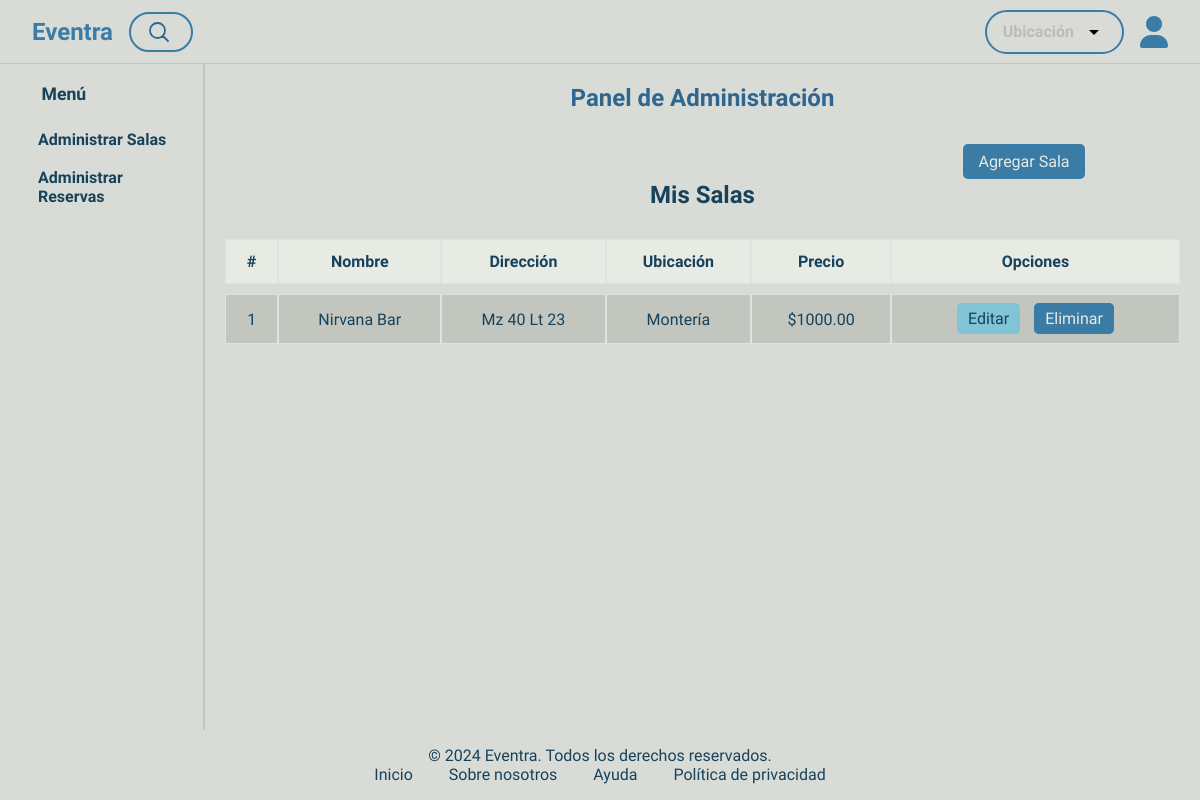
Before: /dashboard/ (signed in) with the older database file.
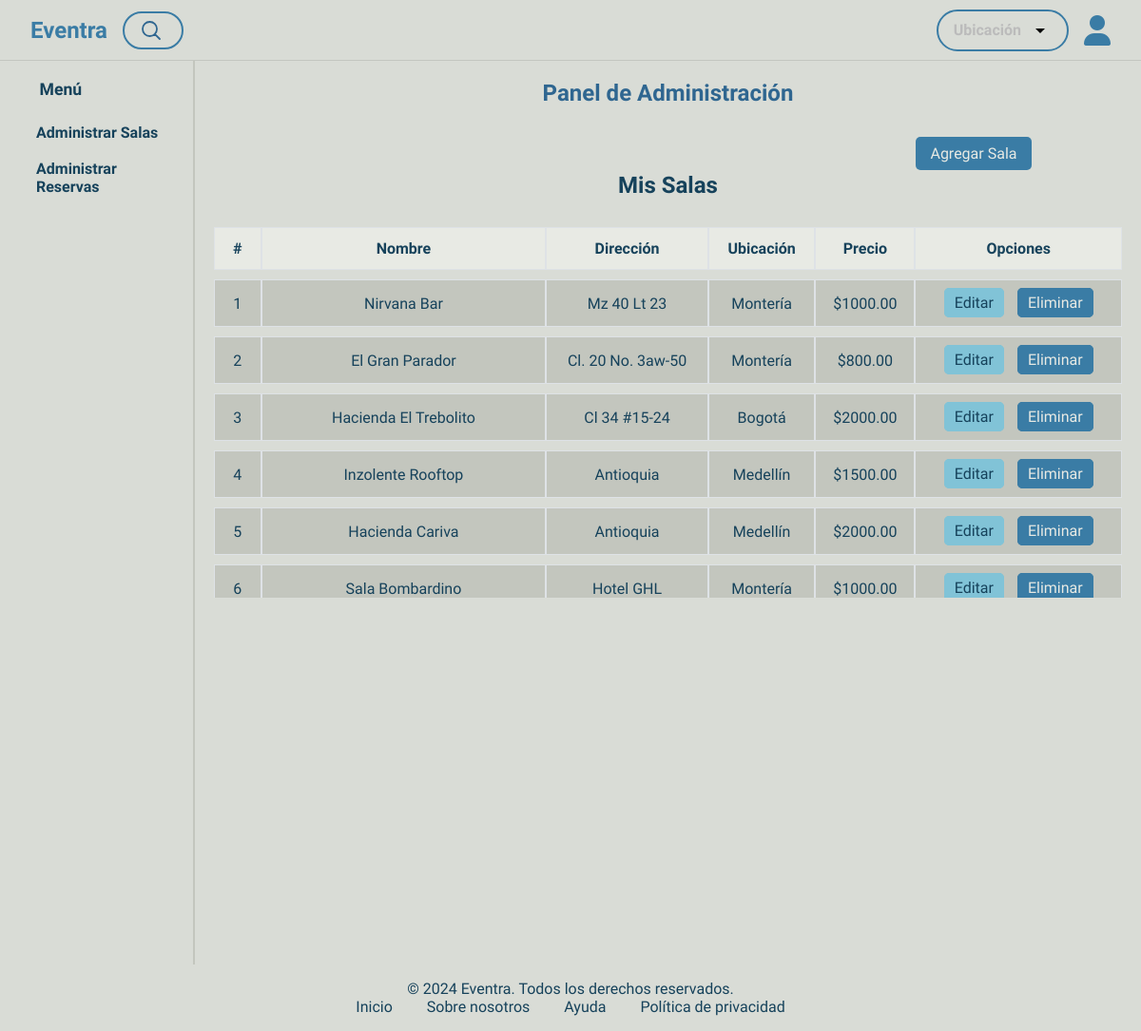
After: the same page with the newer database file.
### crud_app/models.py (models this page shows, shortened)
class Eventos(models.Model):
    CIUDADES = [
        ('Montería', 'Montería'),
        ('Bogotá', 'Bogotá'),
        ('Medellín', 'Medellín'),
        ('Cali', 'Cali'),
        ('Cartagena', 'Cartagena'),
    ]
    usuario = models.ForeignKey(Usuario, on_delete=models.CASCADE, related_name='eventos')  # Relación uno a muchos
    nombre = models.CharField(max_length=200)
    direccion = models.CharField(max_length=300)
    ubicacion = models.CharField(max_length=50, choices=CIUDADES)
    descripcion = models.TextField()
    precio_renta = models.DecimalField(max_digits=10, decimal_places=2)
    imagen = models.ImageField(upload_to=upload_to)

### crud_app/views.py (the view)
# urls.py: path('dashboard/', views.dashboard, name='dashboard'),
@login_required
def dashboard(request):
    usuario_actual = request.user
    if usuario_actual.tipo_usuario != 'administrativo':
        return redirect('home')  # Redirige si no es administrativo
    eventos = Eventos.objects.filter(usuario=usuario_actual)
    return render(request, "eventra/dashboard.html", {
        "eventos": eventos,
        "usuario_actual": usuario_actual,
        "messages": messages.get_messages(request),  # Obtén los mensajes para mostrarlos
    })

### crud_app/auth_backend.py (called while the page is built)
    def get_user(self, user_id):
        try:
            return Usuario.objects.get(pk=user_id)
        except Usuario.DoesNotExist:
            return None

### crud_app/context_processors/user_context.py (called while the page is built)
def get_usuario_context(request):
    if request.session.get('user_id'):
        usuario_actual = get_object_or_404(Usuario, pk=request.session['user_id'])
        return {'usuario_actual': usuario_actual}
    return {}

### crud_app/models.py (called while the page is built)
    @property
    def is_authenticated(self):
        return True

### crud_app/templates/eventra/dashboard.html (shortened to what this page needs)
{% extends "eventra/base.html" %} {% block contenido %}
<div class="dashboard-container">
  <nav class="sidebar">
    <h5>Menú</h5>
    <ul class="nav">
      <li>
        <a href="{% url 'dashboard' %}" class="nav-link">Administrar Salas</a>
      </li>
      <li><a href="#" class="nav-link">Administrar Reservas</a></li>
    </ul>
  </nav>
  <main class="main-content">
    <h2>Panel de Administración</h2>
    <div class="events-section">
      <div class="text-end">
        <a href="{% url 'registrar_evento' %}" class="btn-success"
          >Agregar Sala</a
        >
      </div>
      <h3>Mis Salas</h3>
      <div class="table-container">
        {% if eventos %}
        <table class="custom-table">
          <thead>
            <tr>
              <th>#</th>
              <th>Nombre</th>
              <th>Dirección</th>
              <th>Ubicación</th>
              <th>Precio</th>
              <th>Opciones</th>
            </tr>
          </thead>
          <tbody>
            {% for evento in eventos %}
            <tr>
              <td>{{ forloop.counter }}</td>
              <td>{{ evento.nombre }}</td>
              <td>{{ evento.direccion }}</td>
              <td>{{ evento.ubicacion }}</td>
              <td>${{ evento.precio_renta }}</td>
              <td>
                <a href="#" class="btn btn-primary">Editar</a>
                <a href="#" class="btn btn-danger">Eliminar</a>
              </td>
            </tr>
            {% endfor %}
          </tbody>
        </table>
        {% else %}
        <p>No tienes salas registradas.</p>
        {% endif %}
      </div>
    </div>
  </main>
</div>
{% endblock %}

### crud_app/templates/eventra/base.html (shortened to what this page needs)
<!DOCTYPE html>
<html lang="en">
  <head>
    {% load static %}
    <link
      href="https://cdnjs.cloudflare.com/ajax/libs/font-awesome/6.0.0/css/all.min.css"
      rel="stylesheet"
    />
    <link rel="stylesheet" href="{% static 'css/styles.css' %}" />
    <link rel="stylesheet" href="{% static 'css/stylesHome.css'%}" />
    <link rel="stylesheet" href="{% static 'css/stylesIndex.css'%}" />
    <link href="{% static 'css/stylesDetalle.css' %}" rel="stylesheet" />
    <link rel="stylesheet" href="{% static 'css/dashboard.css' %}" />
  </head>
  <body>
    <header>
      <nav class="header">
        <div class="left-section">
          <div class="logo">
            <a href="{% url 'home' %}">Eventra</a>
          </div>
          <div class="search-container">
            <div class="box">
              <input
                class="search"
                type="text"
                placeholder=""
                spellcheck="false"
              />
            </div>
          </div>
        </div>
        <div class="right-section">
          <div class="location-dropdown">
            <span>Ubicación</span>
            <svg
              xmlns="http://www.w3.org/2000/svg"
              width="24"
              height="24"
              viewBox="0 0 24 24"
            >
              <path d="M7 10l5 5 5-5z" />
            </svg>
          </div>
          {% if usuario_actual %}
          <span class="navigation__group">
            <i class="fa-solid fa-user fa-2x profile"></i>
          </span>
          {% else %}
          <a href="{% url 'login' %}" class="btnSesion">Iniciar Sesión</a>
          <a href="{% url 'registro' %}" class="btnSesion">Registrarse</a>
          {% endif %}
        </div>
      </nav>
    </header>
    {% block contenido %} {% endblock %}
    <footer>
      <div class="footer-content">
        <p>&copy; 2024 Eventra. Todos los derechos reservados.</p>
        <ul>
          <li><a href="#">Inicio</a></li>
          <li><a href="#">Sobre nosotros</a></li>
          <li><a href="#">Ayuda</a></li>
          <li><a href="#">Política de privacidad</a></li>
        </ul>
      </div>
    </footer>
  </body>
</html>

### crud_app/static/css/styles.css (style rules this page uses)
:root { --primary: #3a7ca5; --primary-dark: #2f6690; --primary-darker: #265072; --text: #16425b; --background: #d9dcd6; --background-dark: #c3c6be; --secondary: #81c3d7; --tarjeta: #e8eae4; --gray-border: rgba(0, 0, 0, 10%); --border-radius: 2rem; --glow-size: 0.5rem; --navbar-height: 4rem; --gray: #6c757d; --dark: #3d464d; --input-bg: #c2c6c0; }
body { font-family: "Exo 2"; font-size: 16px; color: var(--text); background: var(--background); overflow-x: hidden; display: flex; flex-direction: column; height: 100%; }
html { height: 100%; }
* { margin: 0; padding: 0; box-sizing: border-box; }
a { text-decoration: none; color: var(--primary); }
.logo a { text-decoration: none; color: var(--primary); }
.header { width: 100vw; height: var(--navbar-height); display: flex; align-items: center; justify-content: space-between; padding: 0 2rem; background: var(--background); border-bottom: 1px solid var(--gray-border); }
.left-section, .right-section { display: flex; align-items: center; gap: 1rem; }
.logo { font-size: 1.5rem; color: var(--primary); font-weight: bold; cursor: pointer; }
.search-container { display: flex; justify-content: center; align-items: center; width: 100%; max-width: 400px; }
.box { position: relative; width: 100%; }
.search { width: 4rem; height: 2.5rem; border-radius: var(--border-radius); padding: 0.625rem; cursor: pointer; font-size: 1rem; color: transparent; border: 2px solid var(--primary); transition: width 300ms, background-position 300ms; overflow: hidden; background: var(--search-icon-url) no-repeat transparent; background-size: 1.5rem; background-position: 1rem center; }
.search:focus, .search:not(:placeholder-shown) { width: 100%; cursor: text; color: var(--primary); padding-left: 2.5rem; outline: none; transition: width 500ms, background-position 300ms; border: 2px solid var(--primary); background-color: transparent; background-position: 0.5rem center; }
.search::placeholder { color: var(--primary); opacity: 0.5; }
.location-dropdown { display: flex; align-items: center; background: var(--background); border-radius: var(--border-radius); padding: 0.5rem 1rem; border: 2px solid var(--primary); cursor: pointer; gap: 0.5rem; color: #bbb; font-weight: 600; }
h1, h2 { color: var(--primary-dark); }
footer { background: var(--background); color: var(--text); padding: 1rem; text-align: center; margin-top: auto; }
.footer-content { max-width: 800px; margin: 0 auto; }
.footer-content ul { list-style: none; padding: 0; }
.footer-content ul li { display: inline; margin: 0 1rem; }
.footer-content a { text-decoration: none; color: inherit; }
.navigation__group { display: flex; gap: 1rem; align-items: center; }
.profile { cursor: pointer; color: var(--primary); }
nav > ul { list-style-type: none; padding: 0; margin: 0; gap: 0.25rem; }
nav > ul > li { height: 3rem; color: var(--primary-dark); cursor: pointer; display: flex; flex-direction: row; border-radius: 0.5rem; align-items: center; gap: 1rem; padding-left: 0.5rem; width: 100%; font-weight: bold; transition: all 0.2s ease-in-out; }
nav > ul > li > a { color: var(--primary-dark); }

### crud_app/static/css/stylesDetalle.css (style rules this page uses)
@media (max-width: 1200px) { h3 { font-size: calc(1.3rem + 0.6vw); } }
.btn { border: 1px solid; padding: 0.375rem 0.75rem; font-size: 1rem; line-height: 1.5; border-radius: 0.25rem; transition: color 0.15s ease-in-out, background-color 0.15s ease-in-out, border-color 0.15s ease-in-out, box-shadow 0.15s ease-in-out; }
.btn.btn-primary { color: var(--tarjeta); background-color: var(--primary); border-color: var(--primary); }

Changed rows visible on the page:
added Eventos: nombre "El Gran Parador", direccion "Cl. 20 No. 3aw-50", ubicacion "Montería", precio_renta "800.00"
added Eventos: nombre "Hacienda El Trebolito", direccion "Cl 34 #15-24", ubicacion "Bogotá", precio_renta "2000.00"
added Eventos: nombre "Inzolente Rooftop", direccion "Antioquia", ubicacion "Medellín", precio_renta "1500.00"
added Eventos: nombre "Hacienda Cariva", direccion "Antioquia", ubicacion "Medellín", precio_renta "2000.00"
added Eventos: nombre "Sala Bombardino", direccion "Hotel GHL", ubicacion "Montería", precio_renta "1000.00"
